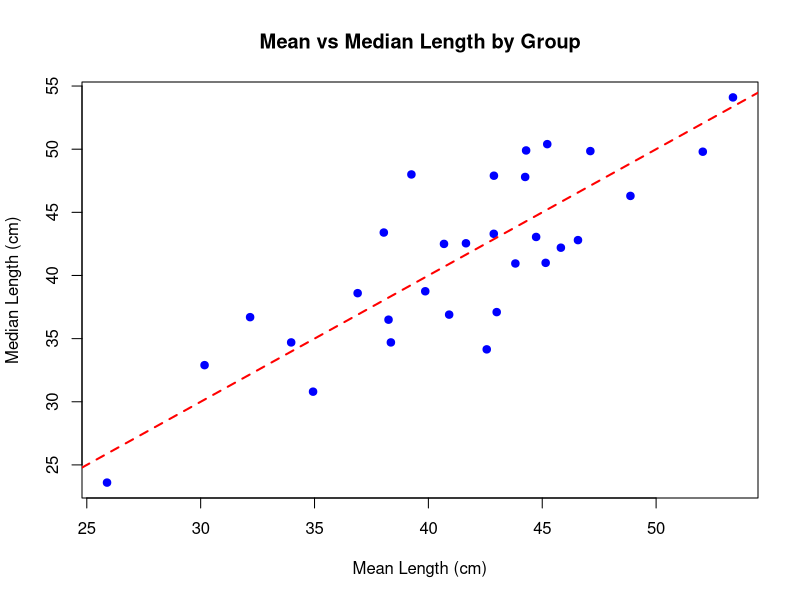
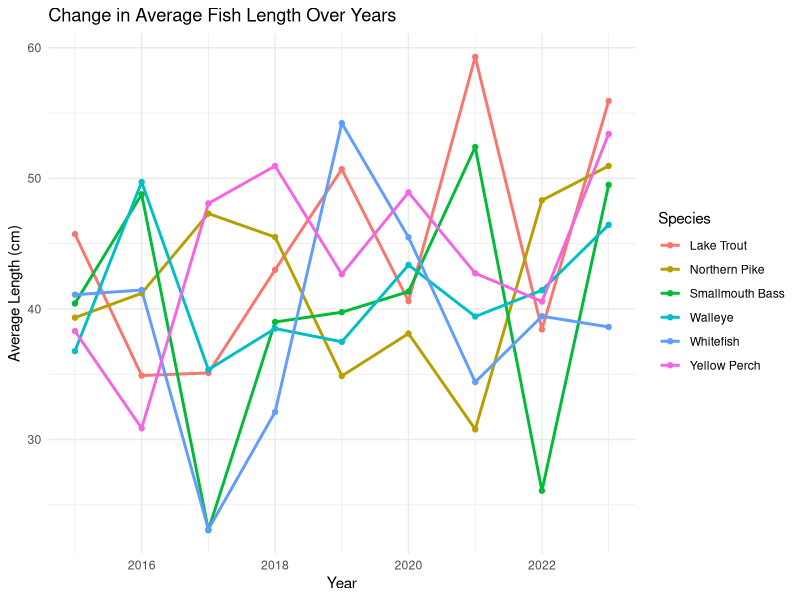
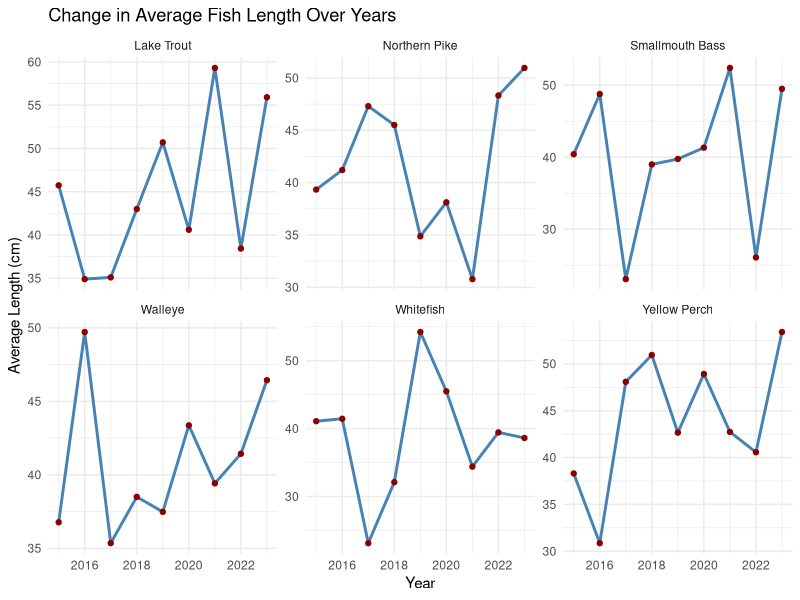
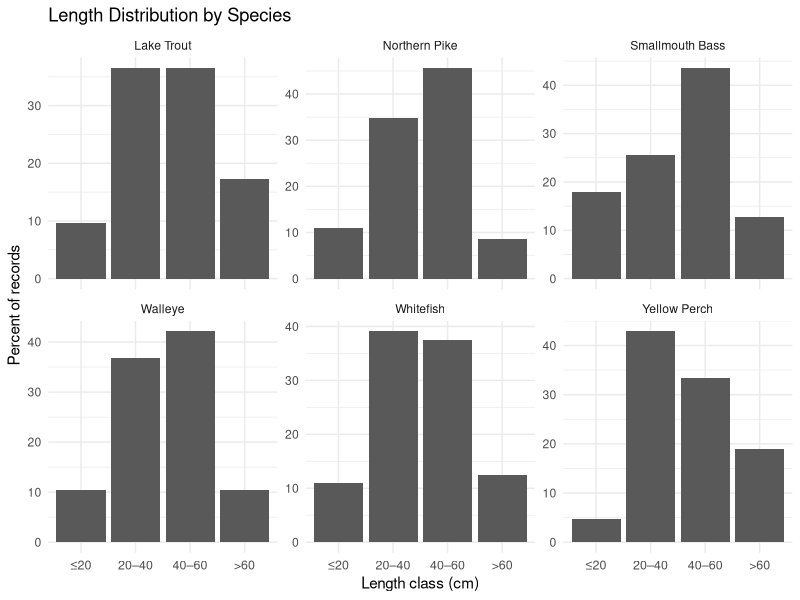

Source code (R) for these figures, in order: (Note: this script raises an error after producing the figures.)
setwd("D:/OneDrive/Postdoctor/Quantitative_course/Week5") # this is the path I store my code and data, you need to change
library(dplyr)

fish <- read.csv("Data/fish_long.csv")

head(fish)

#keep Walleye from Lake Erie and just a few columns
fish_1 <- fish %>% # fish_1 is not a good naming strategy in practice 
  filter(Species == "Walleye", Lake == "Erie") %>%
  select(Species, Lake, Year, Length_cm, Weight_g) 
head(fish_1) 

fish_2 <- fish %>%
  filter(Species == "Walleye", Lake == "Erie") %>%
  select(-Age_years) 
head(fish_2) 

identical(fish_1, fish_2)

# Mutate creating new variables
fish_3 <- fish %>%
  mutate(
    Weight_kg = Weight_g / 1000
    ) %>%
  select(Species, Lake, Length_cm, Weight_g, Weight_kg) 
head(fish_3)

# Mean length by Lake
fish_4 <- fish %>%
  group_by(Lake) %>%
  summarise(
    mean_len = mean(Length_cm, na.rm = TRUE),
    n = n()
  ) 
fish_4

# Mean length by Lake × Species
fish_5 <- fish %>%
  group_by(Lake, Species) %>%
  summarise(
    mean_len = mean(Length_cm, na.rm = TRUE),
    n = n()
  ) 
View(fish_5)

# Mean length by Lake × Species × year
fish_6 <- fish %>%
  group_by(Lake, Species, Year) %>%
  summarise(
    mean_len = mean(Length_cm, na.rm = TRUE),
    n = n()
  ) 
View(fish_6)

# Mean, median length, and total weight by Lake × Species, then create a new column and convert g to kg
fish_7 <- fish %>%
  group_by(Lake, Species) %>%
  summarise(
    mean_len = mean(Length_cm, na.rm = TRUE),
    median_len = median(Length_cm, na.rm = TRUE),
    total_w_g = sum(Weight_g, na.rm = TRUE),
    n = n()
  ) %>%
  mutate (total_w_kg = total_w_g/1000) 
View(fish_7)

# Scatter plot of mean vs median length
plot(fish_7$mean_len, fish_7$median_len,
     xlab = "Mean Length (cm)",
     ylab = "Median Length (cm)",
     main = "Mean vs Median Length by Group",
     pch = 19, col = "blue")

# Add a 1:1 diagonal line
abline(a = 0, b = 1, col = "red", lty = 2, lwd = 2)

# What if we want to know: How does the average length of each species change over years?
# To answer that, I first group the data by Species and Year, and then calculate the mean length in each group. That gives us one number — the average length — for each species in each year.
# Then, I plot those averages over time. Each line shows one species, so we can see how their lengths rise or fall year by year.
# This approach — grouping by time and category, then plotting the trend — is one of the most common ways we explore ecological data in R

# 1. Summarise average length per species × year
fish_summary <- fish %>%
  group_by(Species, Year) %>%
  summarise(mean_length = mean(Length_cm, na.rm = TRUE),
            n = n(),
            .groups = "drop")

# 2. Plot: mean length over time for each species
library(ggplot2)
ggplot(fish_summary, aes(x = Year, y = mean_length, color = Species)) +
  geom_line(size = 1) +
  geom_point() +
  labs(title = "Change in Average Fish Length Over Years",
       x = "Year",
       y = "Average Length (cm)") +
  theme_minimal()

# Plot with facets (one panel per species)
ggplot(fish_summary, aes(x = Year, y = mean_length)) +
  geom_line(color = "steelblue", size = 1) +
  geom_point(color = "darkred") +
  facet_wrap(~ Species, scales = "free_y") +
  labs(title = "Change in Average Fish Length Over Years",
       x = "Year",
       y = "Average Length (cm)") +
  theme_minimal()

# How is length distributed within each species?
# To see that, I’ll first bin lengths into classes using cut(). 
# Then I’ll count how many fish fall into each bin for each species, and compute percent within species so the panels are comparable even if sample sizes differ.
# Finally, I’ll plot a faceted bar chart—one panel per species—so we can compare distributions at a glance. (This mirrors a histogram but makes the binning and summarising steps explicit in the code.)

# 1) Define bins & labels (adjust breaks for your data range)
bins   <- c(0, 20, 40, 60, Inf)
labels <- c("≤20", "20–40", "40–60", ">60")

# 2) Bin, count, and compute % within each Species
binned <- fish %>%
  mutate(len_bin = cut(Length_cm, breaks = bins, labels = labels)) %>%
  count(Species, len_bin, name = "n") %>%                 # counts per bin per species
  group_by(Species) %>%
  mutate(pct = 100 * n / sum(n))                      # percent within species
  

# 3) Faceted bar “histogram” by Species (using the binned summaries)
ggplot(binned, aes(x = len_bin, y = pct)) +
  geom_col() +
  #geom_text(aes(label = sprintf("%.1f%%", pct)), vjust = -0.3, size = 3) +
  facet_wrap(~ Species, scales = "free_y") +
  labs(title = "Length Distribution by Species",
       x = "Length class (cm)",
       y = "Percent of records") +
  theme_minimal() +
  theme(axis.text.x = element_text(size = 9))

# saving data 
# 1) Save as CSV
write.csv(binned, "Output/binned.csv", row.names = FALSE)

# 2) Save as Excel (need writexl package)
# install.packages("writexl")
library(writexl)
write_xlsx(binned, "Output/binned.xlsx")

# 3) Save as RDS 
saveRDS(binned, "Output/binned.rds")

# Compare sizes
file.info(c("Output/binned.csv", "Output/binned.xlsx", "Output/binned.rds"))$size
